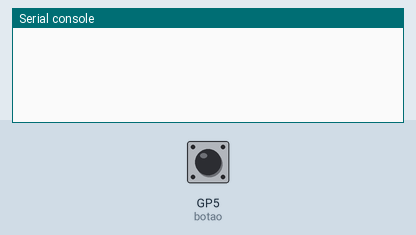
Recording of a program running on a simulated Raspberry Pi Pico running MicroPython. Parts: the last lines printed to the serial console. The test bench sets the inputs (shaded band); at power-on: GP5 (botao) HIGH.

Above: at 1.2 s.
1.3 s: GP5 (botao) pulled LOW for 0.15 s
At 1.46 s:
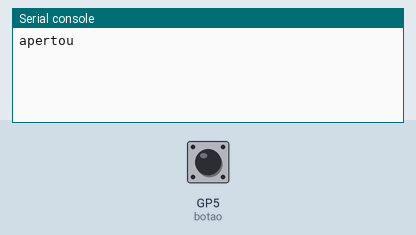
At 2.3 s:
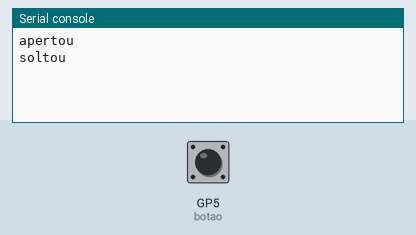

The program:

10_debounce_simples.py
```python
from machine import Pin
import time

botao = Pin(5, Pin.IN, Pin.PULL_UP)
estado = botao.value()

while True:
    novo = botao.value()
    if novo != estado:
        # Espera um pouco para evitar leitura duplicada do mesmo clique.
        time.sleep_ms(30)
        if botao.value() == novo:
            estado = novo
            print("apertou" if estado == 0 else "soltou")
```

Measured:
- after the input at 1.3 s, the serial console: prints a new line at once (image 1)
